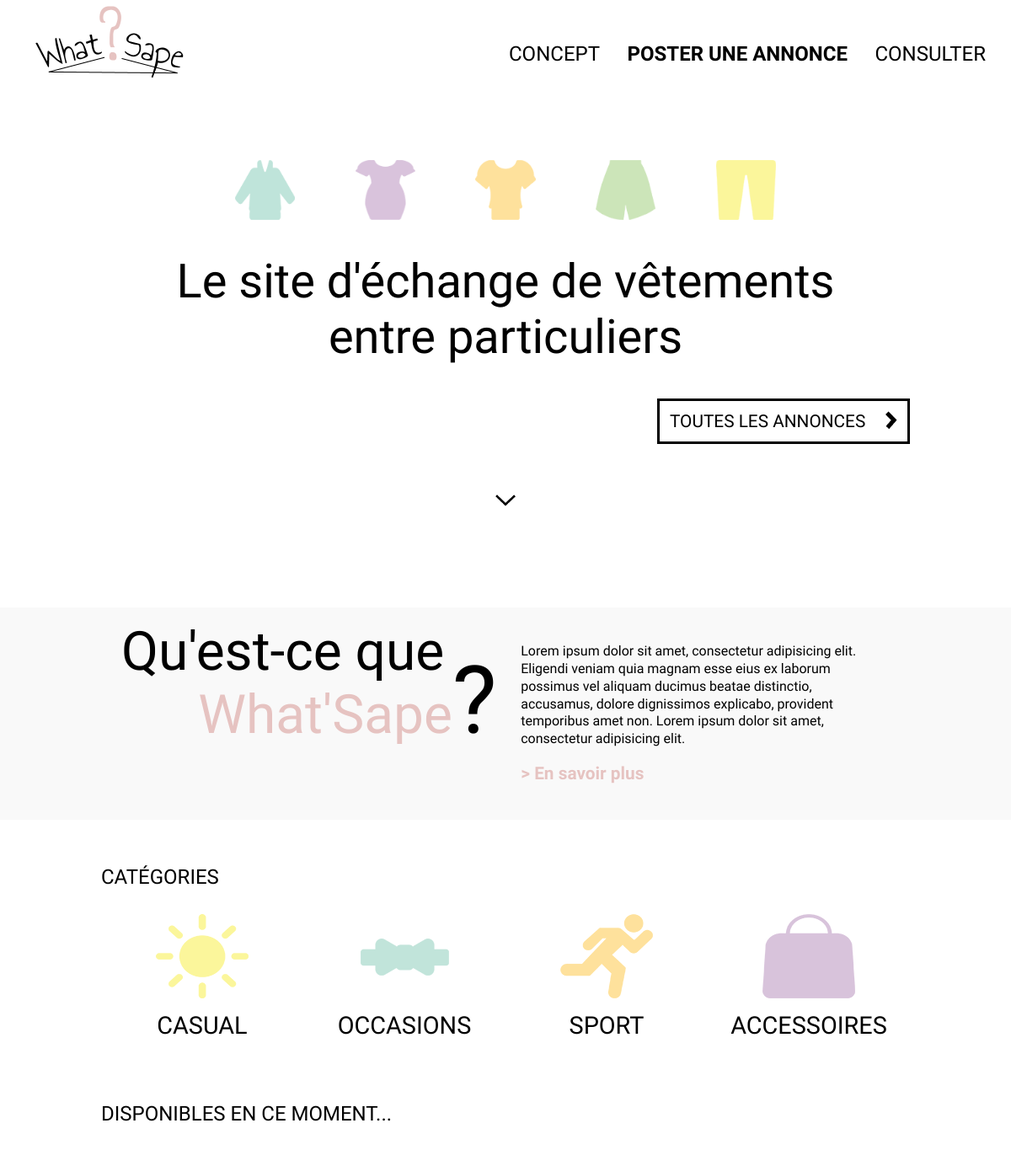
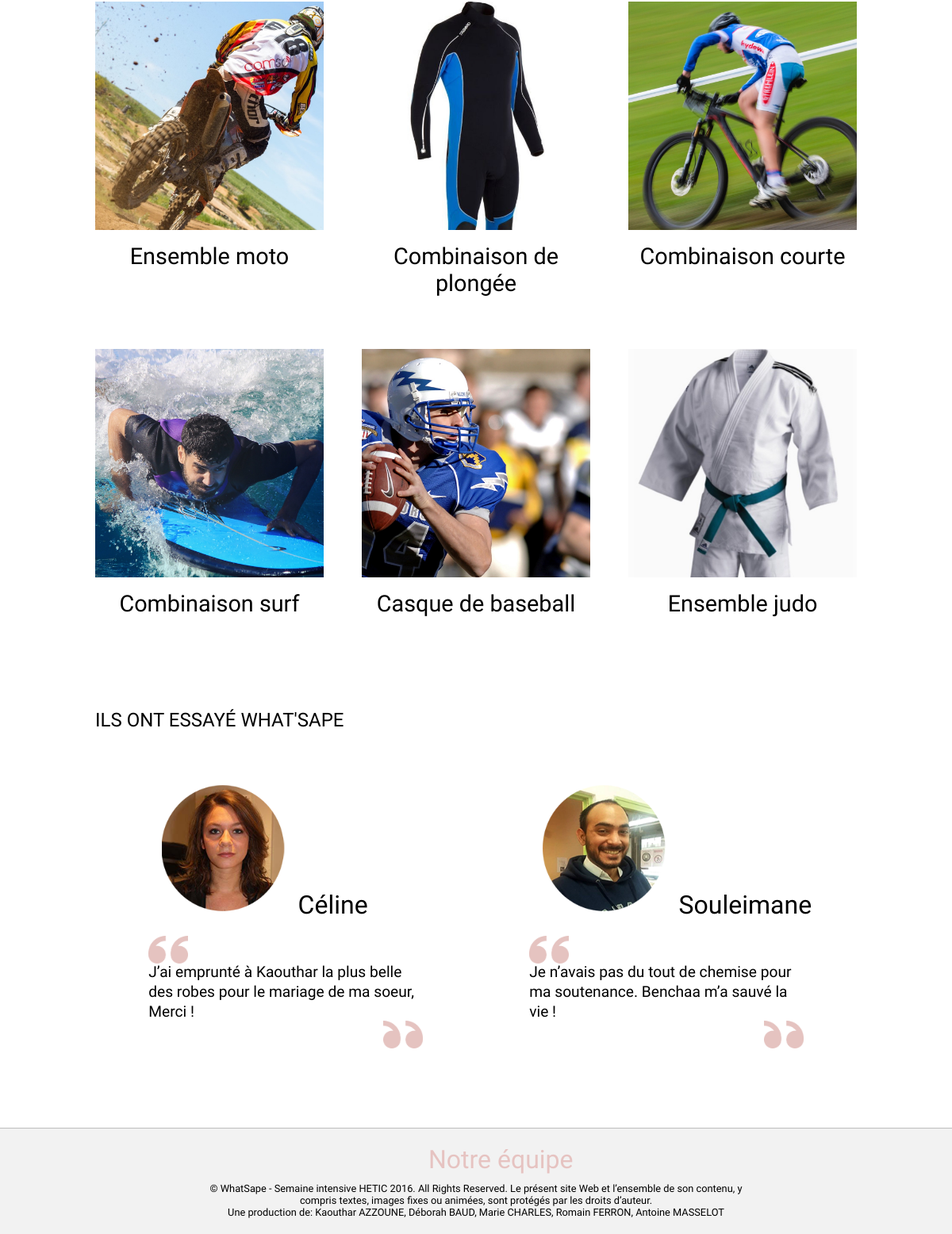
The app's page /page_index.php with its own data (2 pictures, top to bottom).
### tables this page shows
CREATE TABLE IF NOT EXISTS `vetements` (
  `id` int(11) NOT NULL,
  `img_chemin` varchar(255) NOT NULL,
  `titre` varchar(255) NOT NULL,
  `description` text NOT NULL,
  `taille` varchar(100) NOT NULL,
  `sexe` varchar(100) NOT NULL,
  `style` varchar(255) NOT NULL,
  `visible` int(11) NOT NULL DEFAULT '1'
);

### page_index.php (the view, shortened to what this page needs)
<?php
require_once "php/connect.php";
$sql = "SELECT `id`, `img_chemin`, `titre` FROM `vetements` WHERE `visible` = 1 ORDER BY ID DESC LIMIT 0,6";
$stmt = $pdo->prepare($sql);
$stmt->execute();
?>
<!DOCTYPE html>
<html lang="fr">
<head>
	<link rel="stylesheet" href="styles/styles.css">
</head>
<body>
<?php
 include_once "include/header.php";
 ?>
	<main>
		<section class="entete">
			<div class="titre">
				<ul class="clearfix">
					<li><img src="img-content/sweat.png" alt="sweat"></li>
					<li><img src="img-content/robe-soiree.png" alt="robe-soiree"></li>
					<li><img src="img-content/top.png" alt=""></li>
					<li><img src="img-content/short.png" alt="short"></li>
					<li><img src="img-content/pantalon.png" alt="pantalon"></li>
				</ul>
				<h2>Le site d'échange de vêtements entre particuliers</h2>
			</div>
			<a href="page_annonces.php" class="clearfix"><div class="button">TOUTES LES ANNONCES<img src="img-layout/polygon.png" alt="flèche"></div></a>
			<img src="img-layout/poly.png" alt="flèche" class="scroll">
		</section>
		<section class="def">
			<div class="containerDef clearfix">
				<h3>Qu'est-ce que<br/><strong>What'Sape</strong><span>?</span></h3>
				<p>Lorem ipsum dolor sit amet, consectetur adipisicing elit. Eligendi veniam quia magnam esse eius ex laborum possimus vel aliquam ducimus beatae distinctio, accusamus, dolore dignissimos explicabo, provident temporibus amet non. Lorem ipsum dolor sit amet, consectetur adipisicing elit.
				<br><a href="page_concept.php">> En savoir plus</a></p>
			</div>
		</section>
		<section class="categories">
			<h3>CATéGORIES</h3>
			<ul class="clearfix">
				<li><a href="page_annonces.php?style=casual"><img src="img-content/soleil.png" alt="Casual"><h4>CASUAL</h4></a></li>
				<li><a href="page_annonces.php?style=occasion"><img src="img-content/noeud.png" alt="occasions"><h4>OCCASIONS</h4></a></li>
				<li><a href="page_annonces.php?style=sport"><img src="img-content/running.png" alt="Sport"><h4>SPORT</h4></a></li>
				<li><a href="page_annonces.php?style=accessoires"><img src="img-content/sac.png" alt="Accessoires"><h4>ACCESSOIRES</h4></a></li>
			</ul>
		</section>
		<section class="en-ce-moment">
			<h3>DISPONIBLES EN CE MOMENT...</h3>
			<div class="content-annonces">
			<?php
				while ($row = $stmt->fetch(PDO::FETCH_ASSOC)):?>
				<div class="w33">
					<figure>
						<a href="page_annonce_traite.php?id=<?=$row['id']?>">
					    	<img src="img-content/<?= $row["img_chemin"]?>" alt="">
						</a>
					</figure>
					<h3>
						<?= $row["titre"]?>
					</h3>
				</div>
				<?php endwhile;?>
			</div>
		</section>
		<section class="avis clearfix">
			<h3>Ils ont essayé What'sape</h3>
			<article>
				<figure class="clearfix">
					<img src="img-content/persona-isabelle.png" alt="photo">
					<figcaption>
					Céline
					</figcaption>
				</figure>
				<blockquote>
					<p>J’ai emprunté à Kaouthar la plus belle des robes pour le mariage de ma soeur, Merci !</p>
				</blockquote>
			</article>
			<article>
				<figure class="clearfix">
					<img src="img-content/persona-souleimane.png" alt="photo">
					<figcaption>
					Souleimane
					</figcaption>
				</figure>
				<blockquote>
					<p>Je n’avais pas du tout de chemise pour ma soutenance. Benchaa m’a sauvé la vie !</p>
				</blockquote>
			</article>
		</section>
	</main>
<?php
 include_once "include/footer.php";
 ?>
</body>
</html>

### include/header.php
<header class="clearfix">
		<div class="logo">
			<a href="page_index.php"><img src="img-layout/logo.png" alt="Logo"></a>
		</div>
		<nav class="navigation">
			<ul class="clearfix">
				<li><a href="page_concept.php">Concept</a></li>
				<li><a href="page_formulaire.php" id="navlien">Poster une annonce</a></li>
				<li><a href="page_annonces.php">Consulter</a></li>
			</ul>
		</nav>
	</header>

### include/footer.php
<footer>
	<a href="page_contact.php">Notre équipe</a>
	<p>
		© WhatSape - Semaine intensive HETIC 2016. All Rights Reserved. Le présent site Web et l’ensemble de son contenu, y compris textes, images fixes ou animées, sont protégés par les droits d’auteur.<br/>Une production de: Kaouthar AZZOUNE, Déborah BAUD, Marie CHARLES, Romain FERRON, Antoine MASSELOT<br/>
	</p>
</footer>

### styles/styles.css (style rules this page uses)
* { margin: 0; padding: 0; }
*, *:before, *:after { box-sizing: border-box; }
.clearfix:before, .clearfix:after { content: " "; display: table; }
.clearfix:after { clear: both; }
body { width: 100%; background: white; font-family: 'Raleway', Arial, sans-serif; font-size: 62.5%; color: black; }
img { display: block; }
header { margin-bottom: 70px; }
.logo img { width: 200px; height: auto; float: left; margin-left: 30px; }
nav { float: right; width: 100%; max-width: 700px; margin-top: 50px; }
nav ul { list-style: none; float: right; text-transform: uppercase; }
nav ul li { display: inline; font-size: 1.5rem; margin-right: 30px; }
nav ul li a { text-decoration: none; color: black; }
#navlien { font-weight: bold; }
main { width: 100%; }
section.entete { width: 100%; }
.titre { width: 70%; margin: 90px auto 40px auto; }
.titre h2 { font-size: 3.5rem; text-align: center; font-family: 'Josefin Sans', Arial, sans-serif; margin-top: 40px; font-weight: 400; }
.titre ul { list-style-type: none; width: 85%; margin: auto; }
.titre ul li { float: left; width: 20%; }
.titre img { max-width: 50%; width: auto; height: auto; margin: auto; }
.button { float: right; width: 25%; margin-right: 10%; font-size: 1.3rem; border: 3px solid black; padding: 1%; color: black; transition: 0.25s ease; }
.button img { float: right; }
img.scroll { max-width: 2%; width: 100%; height: auto; margin: 60px auto; }
section.def { margin-top: 120px; background-color: #f9f9f9; }
.containerDef { width: 100%; max-width: 960px; margin: auto; padding: 2%; }
.containerDef h3 { font-family: 'Josefin Sans', Arial, sans-serif; float: left; font-size: 4rem; font-weight: 400; line-height: 90%; width: 50%; }
.containerDef h3 strong { display: inline-block; margin-left: 20%; font-weight: 400; color: #E6C3C1 }
.containerDef h3 span { font-size: 7rem; }
.containerDef p { float: right; width: 50%; font-size: 1rem; line-height: 130%; padding: 2%; }
.containerDef a { color: #E6C3C1; font-weight: bold; text-decoration: none; display: inline-block; margin-top: 20px; font-size: 1.3rem; }
section.categories { width: 80%; margin: auto; padding: 2% 0; }
section.categories h3 { font-family: 'Josefin Sans', Arial, sans-serif; font-weight: 400; font-size: 1.5rem; margin: 30px auto; text-transform: uppercase; }
.categories ul { list-style-type: none; width: 100%; }
.categories li { float: left; width: 25%; transition: ease 0.25s; }
.categories a { text-decoration: none; color: black; }
.categories img { max-width: 90%; width: auto; height: auto; margin: auto; }
.categories h4 { text-align: center; font-size: 1.8rem; font-weight: 400; margin-top: 15px; }
section.en-ce-moment { width: 80%; margin: auto; }
.en-ce-moment h3 { font-family: 'Josefin Sans', Arial, sans-serif; font-weight: 400; font-size: 1.5rem; margin: 50px auto; }
section.avis { width: 80%; margin: auto; }
.avis h3 { font-family: 'Josefin Sans', Arial, sans-serif; font-weight: 400; font-size: 1.5rem; margin: 50px auto; text-transform: uppercase; }
.avis article { width: 50%; float: left; }
.avis article figure { width: 65%; margin: auto; }
.avis article img { float: left; width: auto; height: auto; max-width: 50%; }
.avis article figcaption { float: right; width: 45%; font-size: 2rem; margin-top: 150px; }
.avis article blockquote { width: 72%; margin: auto; font-size: 1.2rem; line-height: 130%; background: url('../img-layout/quotes-gauche.png') no-repeat top left, url('../img-layout/quotes-droite.png') no-repeat bottom right; background-size: 50px 35px; padding: 7% 0; }
.avis p { width: 100%; margin: auto; }
.content-annonces h3 { font-size: 1.8rem; margin: 1rem 0; text-align: center; }
div.content-annonces { display: flex; justify-content: space-between; flex-flow: row wrap; }
div.w33 { width: 30%; margin-bottom: 50px; }
.w50 figure img, .w33 figure img { max-width: 100%; width: auto; height: auto; display: block; }
footer { padding-top: 20px; padding-bottom: 20px; margin-top: 100px; background: #F2F2F2; border-top: #BDBDBD solid 1px; }
footer p { width: 60%; margin: 10px auto 0 auto; text-align: center; font-size: 0.8rem; }
footer a { margin-left: 45%; color: #E6C3C1; font-size: 2rem; text-decoration: none; }

### records on screen
vetements: img_chemin (picture), titre "Ensemble moto"
vetements: img_chemin (picture), titre "Combinaison de plongée"
vetements: img_chemin (picture), titre "Combinaison courte"
vetements: img_chemin (picture), titre "Combinaison surf"
vetements: img_chemin (picture), titre "Casque de baseball"
vetements: img_chemin (picture), titre "Ensemble judo"
